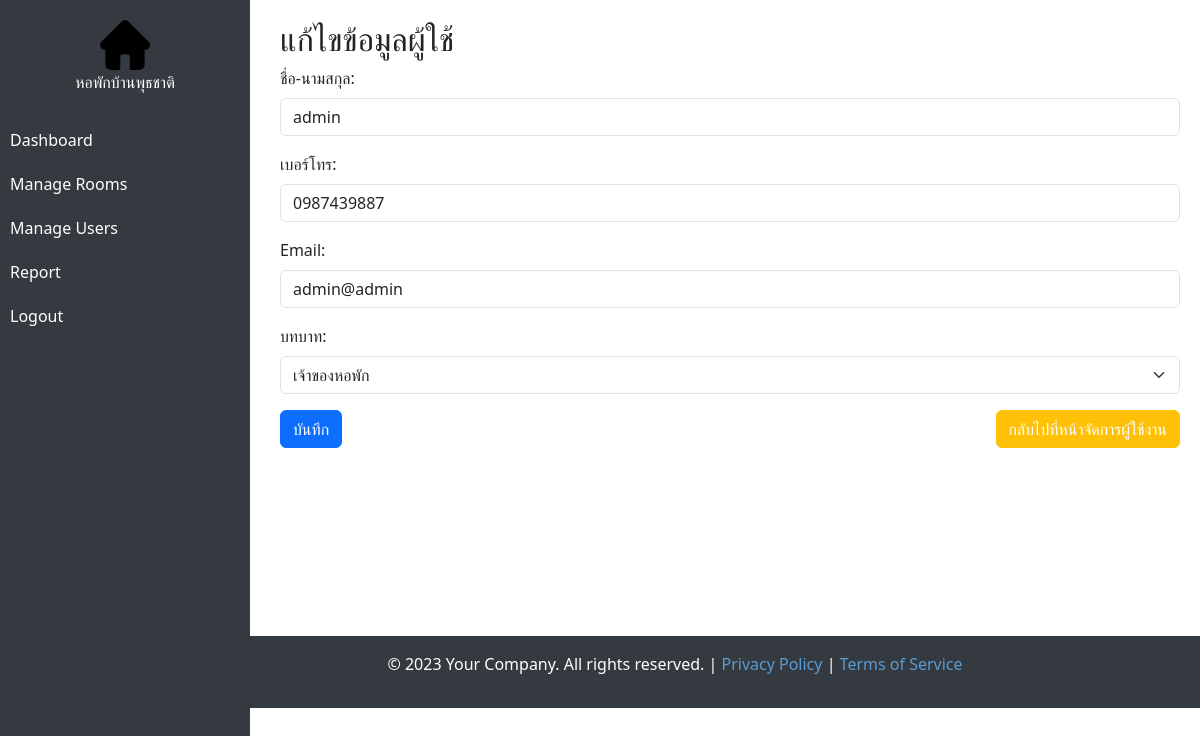
/admin/edit_user.php?id=1 (signed in), run on the app's committed database.
### tables this page shows
CREATE TABLE `users` (
  `id` int(11) NOT NULL,
  `username` varchar(50) NOT NULL,
  `password` varchar(255) NOT NULL,
  `role` enum('admin','owner','staff','tenant') NOT NULL,
  `full_name` varchar(100) NOT NULL,
  `phone` varchar(20) DEFAULT NULL,
  `email` varchar(100) DEFAULT NULL,
  `created_at` timestamp NOT NULL DEFAULT current_timestamp()
);

### admin/edit_user.php (the view, shortened to what this page needs)
<?php
include("../config/database.php");
$user_id = $_GET["id"];
$result = $conn->query("SELECT * FROM users WHERE id = $user_id");
$user = $result->fetch_assoc();
?>
<!DOCTYPE html>
<html lang="th">
<head>
    <link href="https://cdn.jsdelivr.net/npm/bootstrap@5.3.0/dist/css/bootstrap.min.css" rel="stylesheet">
</head>
<body>
    <div class="sidebar">
<img src="../assets/images/home.png" alt="Logo" width="50">
<center style="color: white;">หอพักบ้านพุธชาติ</center>
<br>
<a href="dashboard.php">Dashboard</a>
<a href="manage_rooms.php">Manage Rooms</a>
<a href="manage_users.php">Manage Users</a>
<a href="reports.php">Report</a>
<a href="../public/logout.php">Logout</a>
</div>
    <div class="content">
        <h2>แก้ไขข้อมูลผู้ใช้</h2>
        <form method="post">
            <div class="mb-3">
                <label for="full_name" class="form-label">ชื่อ-นามสกุล:</label>
                <input type="text" class="form-control" name="full_name" id="full_name" value="<?= $user['full_name'] ?>" required>
            </div>
            <div class="mb-3">
                <label for="phone" class="form-label">เบอร์โทร:</label>
                <input type="text" class="form-control" name="phone" id="phone" value="<?= $user['phone'] ?>">
            </div>
            <div class="mb-3">
                <label for="email" class="form-label">Email:</label>
                <input type="email" class="form-control" name="email" id="email" value="<?= $user['email'] ?>">
            </div>
            <div class="mb-3">
                <label for="role" class="form-label">บทบาท:</label>
                <select name="role" class="form-select" id="role" required>
                    <option value="admin" <?= $user['role'] == 'admin' ? 'selected' : '' ?>>เจ้าของหอพัก</option>
                </select>
            </div>
            <button type="submit" class="btn btn-primary">บันทึก</button>
            <button class="btn btn-warning float-end">
    <a href="manage_users.php" style="color: white; text-decoration: none;">กลับไปที่หน้าจัดการผู้ใช้งาน</a>
</button>
        </form>
    </div>
<br><br><br><br><br><br><br>
    <div class="footer">
        <p>&copy; 2023 Your Company. All rights reserved. | <a href="#">Privacy Policy</a> | <a href="#">Terms of Service</a></p>
    </div>
</body>
</html>

### admin/edit_user.php (style rules this page uses)
.sidebar { height: 100vh; width: 250px; position: fixed; top: 0; left: 0; background-color: #343a40; padding-top: 20px; }
.sidebar a { padding: 10px; text-decoration: none; color: white; display: block; }
.content { margin-left: 260px; padding: 20px; flex: 1; }
.footer { margin-left: 150px; padding: 16px; background-color: #343a40; color: white; text-align: center; }
.footer a { color: #5b9bd5; text-decoration: none; }
.sidebar img { display: block; margin: 0 auto; border-radius: 10px; }

### data on the page
users: full_name "admin", phone "0987439887", email "admin@admin", role "เจ้าของหอพัก"
